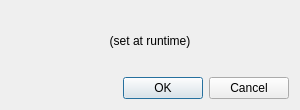
<?xml version="1.0" encoding="UTF-8"?>
<ui version="4.0">
 <class>ResultDialog</class>
 <widget class="QDialog" name="ResultDialog">
  <property name="geometry">
   <rect>
    <x>0</x>
    <y>0</y>
    <width>300</width>
    <height>110</height>
   </rect>
  </property>
  <property name="windowTitle">
   <string>Result</string>
  </property>
  <property name="modal">
   <bool>true</bool>
  </property>
  <layout class="QVBoxLayout" name="verticalLayout">
   <item>
    <widget class="QLabel" name="messageLabel">
     <property name="text">
      <string notr="true">(set at runtime)</string>
     </property>
     <property name="alignment">
      <set>Qt::AlignCenter</set>
     </property>
    </widget>
   </item>
   <item>
    <widget class="QDialogButtonBox" name="buttonBox">
     <property name="orientation">
      <enum>Qt::Horizontal</enum>
     </property>
     <property name="standardButtons">
      <set>QDialogButtonBox::Cancel|QDialogButtonBox::Ok</set>
     </property>
    </widget>
   </item>
  </layout>
 </widget>
 <resources/>
 <connections>
  <connection>
   <sender>buttonBox</sender>
   <signal>accepted()</signal>
   <receiver>ResultDialog</receiver>
   <slot>accept()</slot>
  </connection>
  <connection>
   <sender>buttonBox</sender>
   <signal>rejected()</signal>
   <receiver>ResultDialog</receiver>
   <slot>reject()</slot>
  </connection>
 </connections>
</ui>
